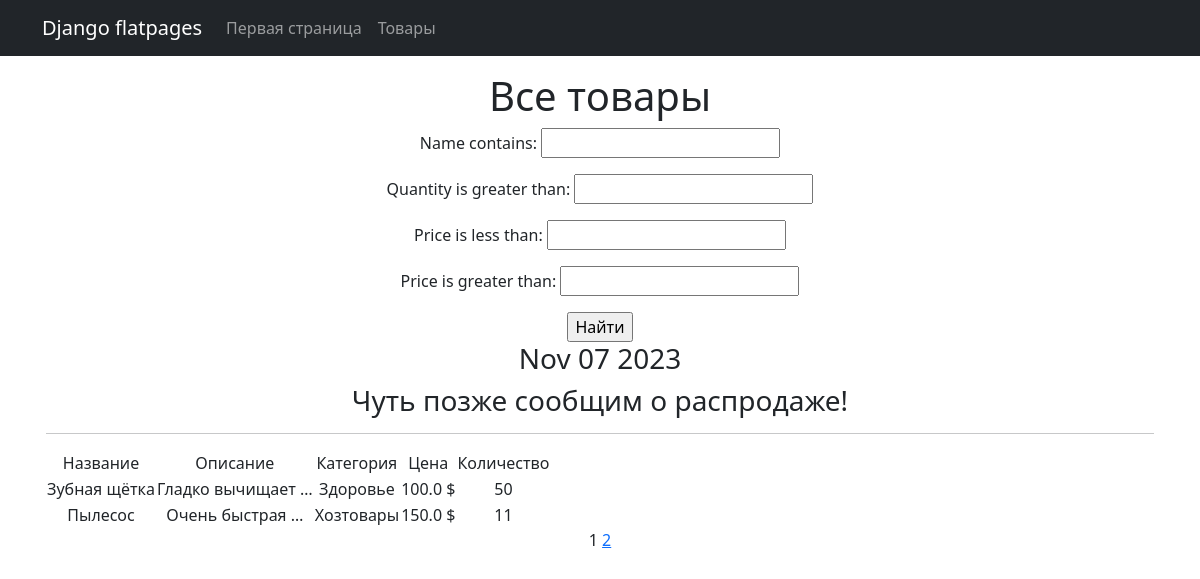
Screenshot of /products/ with the database file from the repository.
### simpleapp/models.py (models this page shows, shortened)
class Product(models.Model):
    name = models.CharField(
        max_length=50,
        unique=True, # названия товаров не должны повторяться
    )
    description = models.TextField()
    quantity = models.IntegerField(
        validators=[MinValueValidator(0)],
    )
    category = models.ForeignKey(
        to='Category',
        on_delete=models.CASCADE,
        related_name='products', # все продукты в категории будут доступны через поле products
    )
    price = models.FloatField(
        validators=[MinValueValidator(0.0)],
    )

class Category(models.Model):
    name = models.CharField(max_length=100, unique=True)

### simpleapp/views.py (the view)
# urls.py: path('', ProductsList.as_view()),
class ProductsList(ListView):
    model = Product
    ordering = 'name'
    template_name = 'products.html'
    context_object_name = 'products'
    paginate_by = 2  # вот так мы можем указать количество записей на странице
    def get_queryset(self):
        queryset = super().get_queryset()
        self.filterset = ProductFilter(self.request.GET, queryset)
        return self.filterset.qs
    def get_context_data(self, **kwargs):
        context = super().get_context_data(**kwargs)
        context['time_now'] = datetime.utcnow()
        context['next_sale'] = None
        context['filterset'] = self.filterset
        return context

### simpleapp/templatetags/custom_filters.py (called while the page is built)
@register.filter()
def currency(value, code='rub'):
   postfix = CURRENCIES_SYMBOLS[code]
   return f'{value} {postfix}'

### simpleapp/templatetags/custom_tags.py (called while the page is built)
@register.simple_tag()
def current_time(format_string='%b %d %Y'):
   return datetime.utcnow().strftime(format_string)

### templates/products.html (shortened to what this page needs)
{% extends 'flatpages/default.html' %}
{% load custom_filters %}
{% load custom_tags %}
{% block content %}
   <h1>Все товары</h1>
   <form action="" method="get">
       {{ filterset.form.as_p }}
       <input type="submit" value="Найти" />
   </form>
   <h3>{% current_time '%b %d %Y' %}</h3>
   <h3> {{ next_sale|default_if_none:"Чуть позже сообщим о распродаже!" }} </h3>
   <hr>
   {% if products %}
       <table>
           <tr>
               <td>Название</td>
               <td>Описание</td>
               <td>Категория</td>
               <td>Цена</td>
               <td>Количество</td>
           </tr>
           {% for product in products %}
           <tr>
               <td>{{ product.name }}</td>
               <td>{{ product.description|truncatewords:2 }}</td>
               <td>{{ product.category.name }}</td>
               <td>{{ product.price|currency:"usd" }}</td>
               <td>{{ product.quantity }}</td>
           </tr>
           {% endfor %}
       </table>
   {% else %}
       <h2>Товаров нет!</h2>
   {% endif %}
   {{ page_obj.number }}
   {% if page_obj.has_next %}
       <a href="?page={{ page_obj.next_page_number }}">{{ page_obj.next_page_number }}</a>
   {% endif %}
{% endblock content %}

### templates/flatpages/default.html (shortened to what this page needs)
<!DOCTYPE html>
<html lang="en">
    <head>
        {% load static %}
        <link href="{% static 'css/styles.css' %}" rel="stylesheet" />
    </head>
<body>
<nav class="navbar navbar-expand-lg navbar-dark bg-dark static-top">
    <div class="container">
    <a class="navbar-brand" href="/">Django flatpages</a>
    <div class="collapse navbar-collapse" id="navbarResponsive">
       <ul class="navbar-nav ml-auto">
           <li class="nav-item">
               <a class="nav-link" href="/">Первая страница</a>
           </li>
           <li class="nav-item">
               <a class="nav-link" href="/products/">Товары</a>
           </li>
       </ul>
    </div>
    </div>
</nav>
<div class="container">
    <div class="row">
       <div class="col-lg-12 text-center p-3">
           {% block content %}{% endblock content %}
       </div>
    </div>
</div>
</body>
</html>

### rows the page displays
Product: name "Зубная щётка", description "Гладко вычищает …", category.name "Здоровье", price "100.0 $", quantity "50"
Product: name "Пылесос", description "Очень быстрая …", category.name "Хозтовары", price "150.0 $", quantity "11"

### other values shown
{{ next_sale|default_if_none:"Чуть позже сообщим о распродаже!" }} "Чуть позже сообщим о распродаже!"
{{ page_obj.number }} "1"
{{ page_obj.next_page_number }} "2"
